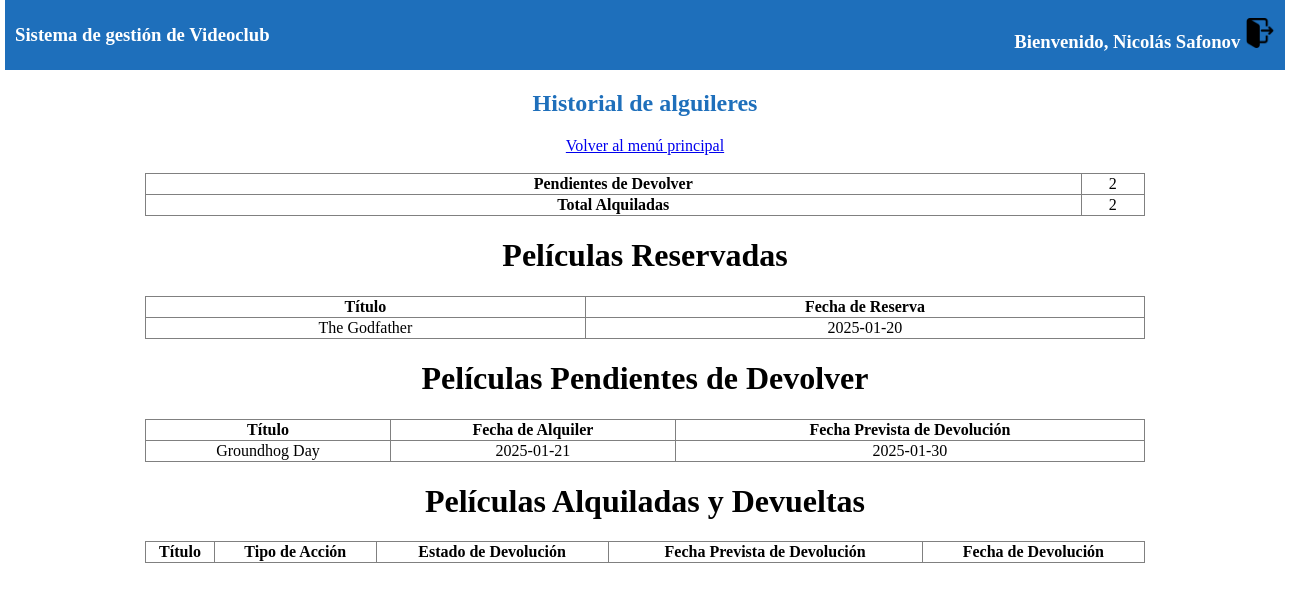
The page /vista/historial.php (signed in) on the database its author committed.
### tables this page shows
CREATE TABLE `historial` (
  `id` int(11) NOT NULL,
  `usuario_id` int(11) NOT NULL,
  `pelicula_id` int(11) NOT NULL,
  `tipo_accion_id` int(11) NOT NULL,
  `fecha_accion` datetime NOT NULL,
  `fecha_prevista_devolucion` datetime DEFAULT NULL,
  `estado_devolucion_id` int(11) DEFAULT NULL,
  `codigo_operacion` int(11) NOT NULL
);

CREATE TABLE `peliculas` (
  `id` int(11) NOT NULL,
  `titulo` varchar(150) NOT NULL,
  `genero_id` int(11) NOT NULL,
  `anio` year(4) NOT NULL,
  `estado_id` int(11) NOT NULL
);

### vista/historial.php (the view, shortened to what this page needs)
<!DOCTYPE html>
<html lang="en">
<head>
    <link rel="stylesheet" href="style.css">
</head>
<body>
    <header>
        <h3>Sistema de gestión de Videoclub</h3>
        <h3><?php echo "Bienvenido, ".$_SESSION["nombre"]." ";?> <a href="login.php"><img src="logout.png" alt="Cerrar sesión" title="Cerrar sesión"></a></h3>
    </header>
    <main>
        <?php
        echo "<h2>Historial de alguileres</h2>";
        echo "<a href='panelControl.php'>Volver al menú principal</a><br><br>";
        $base = mysqli_connect("127.0.0.1", "root", "", "videoclub");
        $cliente = "SELECT * FROM usuarios WHERE  id = '$_SESSION[id]'";
        $usuario =  mysqli_query($base, $cliente);
        if($row = mysqli_fetch_assoc($usuario)){
            echo "<table border='1'>";
            $total = "SELECT COUNT(*) as total FROM operaciones WHERE usuario_id = '$row[id]'";
            $suma =  mysqli_query($base, $total);
            if($total = mysqli_fetch_assoc($suma)){
                $devuelta = "SELECT COUNT(*) as total FROM historial WHERE usuario_id = '$row[id]' AND tipo_accion_id = 5";
                $devol =  mysqli_query($base, $devuelta);
                if($resta = mysqli_fetch_assoc($devol)){
                    echo "<tr>";
                    echo "<th>Pendientes de Devolver</th>";
                    echo "<td>". $total["total"] - $resta["total"]."</td>";
                    echo "</tr>";
                }
                echo "<tr>";
                echo "<th>Total Alquiladas</th>";
                echo "<td>$total[total]</td>";
                echo "</tr>";
                echo "</table>";
            }
        }
        echo "<h1>Películas Reservadas</h1>";
        $usuarios = "SELECT * FROM historial h JOIN peliculas p ON p.id = h.pelicula_id WHERE usuario_id = '$_SESSION[id]' AND p.estado_id = 2 AND h.tipo_accion_id = 2";
        $resultado =  mysqli_query($base, $usuarios);
        echo "<table border='1'>";
        echo "<tr>";
        echo "<th>Título</th>";
        echo "<th>Fecha de Reserva</th>";
        echo "</tr>";
        while($row = mysqli_fetch_assoc($resultado)){
            echo "<tr>";
            echo "<td>$row[titulo]</td>";
            echo "<td>".substr($row["fecha_accion"], 0, 10)."</td>";
            echo "</tr>";
        }
        echo "</table>";
        echo "<h1>Películas Pendientes de Devolver</h1>";
        $usuarios = "SELECT * FROM historial h JOIN peliculas p ON p.id = h.pelicula_id WHERE usuario_id = '$_SESSION[id]' AND p.estado_id = 3 AND h.tipo_accion_id = 3";
        $resultado =  mysqli_query($base, $usuarios);
        echo "<table border='1'>";
        echo "<tr>";
        echo "<th>Título</th>";
        echo "<th>Fecha de Alquiler</th>";
        echo "<th>Fecha Prevista de Devolución</th>";
        echo "</tr>";
        while($row = mysqli_fetch_assoc($resultado)){
            echo "<tr>";
            echo "<td>$row[titulo]</td>";
            echo "<td>".substr($row["fecha_accion"], 0, 10)."</td>";
            echo "<td>".substr($row["fecha_prevista_devolucion"], 0, 10)."</td>";
            echo "</tr>";
        }
        echo "</table>";
        echo "<h1>Películas Alquiladas y Devueltas</h1>";
        echo "<table border='1'>";
        echo "<tr>";
        echo "<th>Título</th>";
        echo "<th>Tipo de Acción</th>";
        echo "<th>Estado de Devolución</th>";
        echo "<th>Fecha Prevista de Devolución</th>";
        echo "<th>Fecha de Devolución</th>";
        echo "</tr>";
        echo "</table>";
        ?>
    </main>
</body>
</html>

### vista/style.css (style rules this page uses)
body { width: 1280px; margin: auto; align-items: center; justify-content: center; }
main { text-align: center; }
main h2 { color: rgb(30, 111, 187); }
header { display: flex; background-color: rgb(30, 111, 187); height: 50px; color:white; justify-content: space-between; align-items: center; padding: 10px; }
img { height: 30px; width: 30px; }
table { width: 1000px; margin: auto; border-collapse: collapse; }
main a { padding: 10px; }

### rows shown on the page
historial: pelicula.titulo "The Godfather", fecha_accion "2025-01-20"
historial: pelicula.titulo "Groundhog Day", fecha_accion "2025-01-21", fecha_prevista_devolucion "2025-01-30"

### other values the page prints
$_SESSION["nombre"] "Nicolás Safonov"
$total["total"] - $resta["total"] "2"
$total[total] "2"
